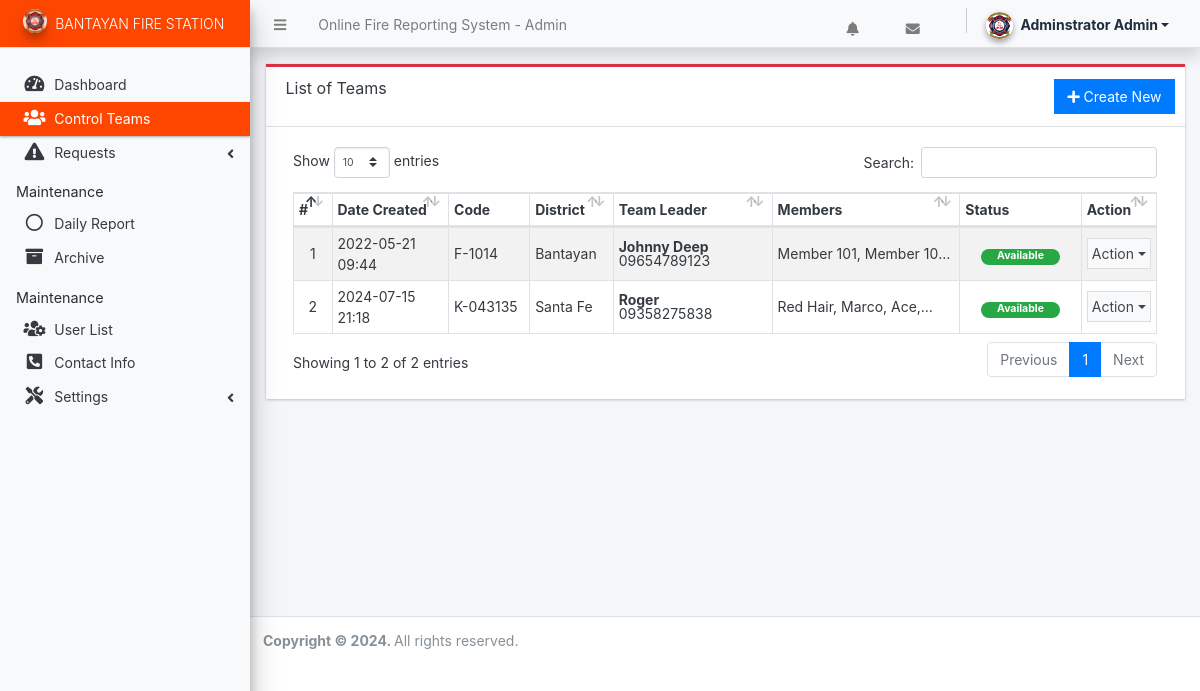
/admin/?page=teams (signed in), run on the app's committed database.
### tables this page shows
CREATE TABLE `team_list` (
  `id` int(30) NOT NULL,
  `code` varchar(100) NOT NULL,
  `district` varchar(255) DEFAULT NULL,
  `leader_name` text NOT NULL,
  `leader_contact` text NOT NULL,
  `members` text NOT NULL,
  `delete_flag` tinyint(1) NOT NULL DEFAULT 0,
  `date_created` datetime NOT NULL DEFAULT current_timestamp(),
  `date_updated` datetime NOT NULL DEFAULT current_timestamp() ON UPDATE current_timestamp()
);

### config.php (called while the page is built, shortened)
<?php
require_once('classes/DBConnection.php');
require_once('classes/SystemSettings.php');
function validate_image($file){
    global $_settings;
	if(!empty($file)){
        $ex = explode("?",$file);
        $file = $ex[0];
        $ts = isset($ex[1]) ? "?".$ex[1] : '';
		if(is_file(base_app.$file)){
			return base_url.$file.$ts;
		}else{
			return base_url.($_settings->info('logo'));
		}
	}else{
		return base_url.($_settings->info('logo'));
	}
}
function isMobileDevice(){
    $aMobileUA = array(
        '/iphone/i' => 'iPhone',
        '/ipod/i' => 'iPod',
        '/ipad/i' => 'iPad',
        '/android/i' => 'Android',
        '/blackberry/i' => 'BlackBerry',
        '/webos/i' => 'Mobile'
    );
    return false;
}
?>

### classes/DBConnection.php (called while the page is built, shortened)
<?php
class DBConnection{
    private $host = DB_SERVER;
    private $username = DB_USERNAME;
    private $password = DB_PASSWORD;
    private $database = DB_NAME;
    public $conn;
    public function __construct(){
        if (!isset($this->conn)) {
            $this->conn = new mysqli($this->host, $this->username, $this->password, $this->database);
        }
    }
}
?>

### classes/SystemSettings.php (called while the page is built, shortened)
<?php
class SystemSettings extends DBConnection{
	function userdata($field = ''){
		if(!empty($field)){
			if(isset($_SESSION['userdata'][$field]))
				return $_SESSION['userdata'][$field];
			else
				return null;
		}else{
			return false;
		}
	}
	function info($field=''){
		if(!empty($field)){
			if(isset($_SESSION['system_info'][$field]))
				return $_SESSION['system_info'][$field];
			else
				return false;
		}else{
			return false;
		}
	}
}
$_settings = new SystemSettings();
?>

### admin/teams/index.php (the view, shortened to what this page needs)
<div class="card card-outline rounded-0 card-danger">
	<div class="card-header">
		<h3 class="card-title">List of Teams</h3>
		<div class="card-tools">
			<a href="./?page=teams/manage_team" id="create_new" class="btn btn-flat btn-primary"><span class="fas fa-plus"></span>  Create New</a>
		</div>
	</div>
	<div class="card-body">
        <div class="container-fluid">
			<table class="table table-hover table-striped table-bordered" id="list">
				<colgroup>
					<col width="5%">
					<col width="15%">
					<col width="10%">
					<col width="10%">
					<col width="20%">
					<col width="25%">
					<col width="15%">
					<col width="10%">
				</colgroup>
				<thead>
					<tr>
						<th>#</th>
						<th>Date Created</th>
						<th>Code</th>
						<th>District</th>
						<th>Team Leader</th>
						<th>Members</th>
						<th>Status</th>
						<th>Action</th>
					</tr>
				</thead>
				<tbody>
					<?php
					$i = 1;
						$qry = $conn->query("SELECT *,COALESCE((SELECT `status` FROM `request_list` where `team_id` = team_list.id and `status` in (1,2,3)), 0) as `status` from `team_list` where delete_flag = 0 order by `code` asc ");
						while($row = $qry->fetch_assoc()):
					?>
						<tr>
							<td class="text-center"><?php echo $i++; ?></td>
							<td><?php echo date("Y-m-d H:i",strtotime($row['date_created'])) ?></td>
							<td class=""><?= $row['code'] ?></td>
							<td class=""><?= $row ['district'] ?></td>
							<td>
								<div style="line-height:1em">
									<div class="font-weight-bold"><?= $row['leader_name'] ?></div>
									<div><?= $row['leader_contact'] ?></div>
								</div>
							</td>
							<td><p class="mb-0 truncate-1"><?php echo ($row['members']) ?></p></td>
							<td class="text-center">
                                <?php if($row['status'] == 0): ?>
                                    <span class="badge badge-success px-3 rounded-pill">Available</span>
                                <?php else: ?>
                                    <span class="badge badge-danger px-3 rounded-pill">Unavailable</span>
                                <?php endif; ?>
                            </td>
							<td align="center">
								 <button type="button" class="btn btn-flat p-1 btn-default btn-sm dropdown-toggle dropdown-icon" data-toggle="dropdown">
				                  		Action
				                  </button>
							</td>
						</tr>
					<?php endwhile; ?>
				</tbody>
			</table>
		</div>
	</div>
</div>

### admin/index.php (shortened to what this page needs)
<?php require_once('../config.php'); ?>
 <!DOCTYPE html>
<html lang="en" class="" style="height: auto;">
<?php require_once('inc/header.php') ?>
  <body class="sidebar-mini layout-fixed control-sidebar-slide-open layout-navbar-fixed sidebar-mini-md sidebar-mini-xs text-sm" data-new-gr-c-s-check-loaded="14.991.0" data-gr-ext-installed="" style="height: auto;">
    <div class="wrapper">
     <?php require_once('inc/topBarNav.php') ?>
     <?php require_once('inc/navigation.php') ?>
     <?php $page = isset($_GET['page']) ? $_GET['page'] : 'home';  ?>
      <div class="content-wrapper  pt-3" style="min-height: 567.854px;">
        <section class="content  text-dark">
          <div class="container-fluid">
            <?php
              if(!file_exists($page.".php") && !is_dir($page)){
                  include '404.html';
              }else{
                if(is_dir($page))
                  include $page.'/index.php';
                else
                  include $page.'.php';
              }
            ?>
          </div>
        </section>
      </div>
      <?php require_once('inc/footer.php') ?>
  </body>
</html>

### admin/inc/header.php (shortened to what this page needs)
<head>
    <link rel="stylesheet" href="<?php echo base_url ?>plugins/fontawesome-free/css/all.min.css">
    <link rel="stylesheet" href="<?php echo base_url ?>plugins/tempusdominus-bootstrap-4/css/tempusdominus-bootstrap-4.min.css">
  <link rel="stylesheet" href="<?php echo base_url ?>plugins/datatables-bs4/css/dataTables.bootstrap4.min.css">
  <link rel="stylesheet" href="<?php echo base_url ?>plugins/datatables-responsive/css/responsive.bootstrap4.min.css">
  <link rel="stylesheet" href="<?php echo base_url ?>plugins/datatables-buttons/css/buttons.bootstrap4.min.css">
  <link rel="stylesheet" href="<?php echo base_url ?>plugins/select2/css/select2.min.css">
  <link rel="stylesheet" href="<?php echo base_url ?>plugins/select2-bootstrap4-theme/select2-bootstrap4.min.css">
    <link rel="stylesheet" href="<?php echo base_url ?>plugins/icheck-bootstrap/icheck-bootstrap.min.css">
    <link rel="stylesheet" href="<?php echo base_url ?>plugins/jqvmap/jqvmap.min.css">
    <link rel="stylesheet" href="<?php echo base_url ?>dist/css/adminlte.css">
    <link rel="stylesheet" href="<?php echo base_url ?>dist/css/custom.css">
    <link rel="stylesheet" href="<?php echo base_url ?>plugins/overlayScrollbars/css/OverlayScrollbars.min.css">
    <link rel="stylesheet" href="<?php echo base_url ?>plugins/daterangepicker/daterangepicker.css">
    <link rel="stylesheet" href="<?php echo base_url ?>plugins/summernote/summernote-bs4.min.css">
  <link rel="stylesheet" href="<?php echo base_url ?>plugins/sweetalert2-theme-bootstrap-4/bootstrap-4.min.css">
  </head>

### admin/inc/topBarNav.php (shortened to what this page needs)
<nav class="main-header navbar navbar-expand navbar-light shadow text-sm">
  <ul class="navbar-nav">
    <li class="nav-item">
      <a class="nav-link" data-widget="pushmenu" href="#" role="button"><i class="fas fa-bars"></i></a>
    </li>
    <li class="nav-item d-none d-sm-inline-block">
      <a href="<?php echo base_url ?>" class="nav-link">
        <?php echo (!isMobileDevice()) ? $_settings->info('name') : $_settings->info('short_name'); ?> - Admin
      </a>
    </li>
  </ul>
  <ul class="navbar-nav ml-auto">
    <li class="nav-item dropdown">
      <a class="nav-link nav-icon" href="#" id="notificationDropdown" data-toggle="dropdown">
        <i class="fas fa-bell"></i>
      </a>
    </li>
    <li class="nav-item">
      <a class="nav-link nav-icon" href="#">
        <i class="fas fa-envelope"></i>
      </a>
    </li>
    <li class="nav-item">
    </li>
    <li class="nav-item">
      <div class="btn-group nav-link">
        <button type="button" class="btn btn-rounded badge badge-light dropdown-toggle dropdown-icon" data-toggle="dropdown">
          <span><img src="<?php echo validate_image($_settings->userdata('avatar')) ?>" class="img-circle elevation-2 user-img" alt="User Image"></span>
          <span class="ml-3"><?php echo ucwords($_settings->userdata('firstname') . ' ' . $_settings->userdata('lastname')) ?></span>
        </button>
      </div>
    </li>
  </ul>
</nav>

### admin/inc/navigation.php (shortened to what this page needs)
<aside class="main-sidebar sidebar-light-maroon navbar-light elevation-4 sidebar-no-expand">
  <a href="<?php echo base_url ?>admin" class="brand-link bg-maroon text-sm">
  <img src="<?php echo validate_image($_settings->info('logo'))?>" alt="Store Logo" class="brand-image img-circle elevation-3" style="opacity: .8;width: 1.5rem;height: 1.5rem;max-height: unset">
  <span class="brand-text font-weight-light"><?php echo $_settings->info('short_name') ?></span>
  </a>
  <div class="sidebar os-host os-theme-light os-host-overflow os-host-overflow-y os-host-resize-disabled os-host-transition os-host-scrollbar-horizontal-hidden">
    <div class="os-content-glue" style="margin: 0px -8px; width: 249px; height: 646px;"></div>
    <div class="os-padding">
      <div class="os-viewport os-viewport-native-scrollbars-invisible" style="overflow-y: scroll;">
        <div class="os-content" style="padding: 0px 8px; height: 100%; width: 100%;">
          <nav class="mt-4">
             <ul class="nav nav-pills nav-sidebar flex-column text-sm nav-compact nav-flat nav-child-indent nav-collapse-hide-child" data-widget="treeview" role="menu" data-accordion="false">
              <li class="nav-item dropdown">
                <a href="./" class="nav-link nav-home">
                  <i class="nav-icon fas fa-tachometer-alt"></i>
                  <p>
                    Dashboard
                  </p>
                </a>
              </li>
              <li class="nav-item dropdown">
                <a href="./?page=teams" class="nav-link nav-teams">
                  <i class="nav-icon fas fa-users"></i>
                  <p>
                    Control Teams
                  </p>
                </a>
              </li>
              <li class="nav-item">
                <a href="#" class="nav-link">
                  <i class="nav-icon fas fa-exclamation-triangle"></i>
                  <p>
                    Requests
                    <i class="right fas fa-angle-left"></i>
                  </p>
                </a>
              </li>
              <?php if($_settings->userdata('type') == 1): ?>
              <li class="nav-header">Maintenance</li>
              <li class="nav-item dropdown">
                <a href="<?php echo base_url ?>admin/?page=reports" class="nav-link nav-reports">
                  <i class="nav-icon far fa-circle"></i>
                  <p>
                    Daily Report
                  </p>
                </a>
              </li>
              <li class="nav-item dropdown">
                <a href="<?php echo base_url ?>admin/?page=reports/archive" class="nav-link nav-archive">
                  <i class="nav-icon fas fa-archive"></i>
                  <p>
                    Archive
                  </p>
                </a>
              </li>
              <li class="nav-header">Maintenance</li>
              <li class="nav-item dropdown">
                <a href="<?php echo base_url ?>admin/?page=user/list" class="nav-link nav-user_list">
                  <i class="nav-icon fas fa-users-cog"></i>
                  <p>
                    User List
                  </p>
                </a>
              </li>
              <li class="nav-item dropdown">
                <a href="<?php echo base_url ?>admin/?page=system_info/contact_info" class="nav-link nav-system_info_contact_info">
                  <i class="nav-icon fas fa-phone-square-alt"></i>
                  <p>
                    Contact Info
                  </p>
                </a>
              </li>
              <li class="nav-item">
              <a href="#" class="nav-link">
                  <i class="nav-icon fas fa-tools"></i>
                  <p>
                      Settings
                      <i class="right fas fa-angle-left"></i>
                  </p>
              </a>
              <?php endif; ?>
          </nav>
        </div>
      </div>
    </div>
  </div>
</aside>

### admin/inc/footer.php (shortened to what this page needs)
<footer class="main-footer text-sm">
        <strong>Copyright © <?php echo date('Y') ?>.
        </strong>
        All rights reserved.
      </footer>
    </div>

### admin/inc/topBarNav.php (style rules this page uses)
.user-img { position: absolute; height: 27px; width: 27px; object-fit: cover; left: -7%; top: -12%; }
.btn-rounded { border-radius: 50px; }
.nav-icon { font-size: 18px; margin-right: 15px; }

### admin/inc/navigation.php (style rules this page uses)
.bg-maroon { background-color: #ff4600 !important; }

### data on the page
team_list: date_created "2022-05-21 09:44", code "F-1014", district "Bantayan", leader_name "Johnny Deep", leader_contact "09654789123", members "Member 101, Member…"
team_list: date_created "2024-07-15 21:18", code "K-043135", district "Santa Fe", leader_name "Roger", leader_contact "09358275838", members "Red Hair, Marco,…"

### other printed values
$_settings->info('name') "Online Fire Reporting System"
$_settings->info('short_name') "BANTAYAN FIRE STATION"
